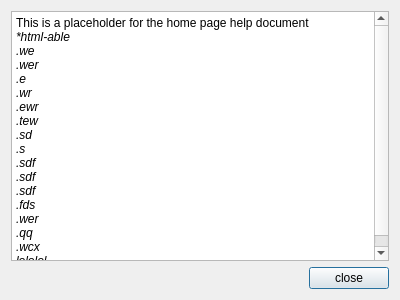
<?xml version="1.0" encoding="UTF-8"?>
<ui version="4.0">
 <class>HelpDialog</class>
 <widget class="QDialog" name="HelpDialog">
  <property name="geometry">
   <rect>
    <x>0</x>
    <y>0</y>
    <width>400</width>
    <height>300</height>
   </rect>
  </property>
  <property name="sizePolicy">
   <sizepolicy hsizetype="Minimum" vsizetype="MinimumExpanding">
    <horstretch>0</horstretch>
    <verstretch>0</verstretch>
   </sizepolicy>
  </property>
  <property name="windowTitle">
   <string>Help</string>
  </property>
  <layout class="QVBoxLayout" name="verticalLayout">
   <item>
    <widget class="QTextEdit" name="help_text">
     <property name="html">
      <string>&lt;!DOCTYPE HTML PUBLIC &quot;-//W3C//DTD HTML 4.0//EN&quot; &quot;http://www.w3.org/TR/REC-html40/strict.dtd&quot;&gt;
&lt;html&gt;&lt;head&gt;&lt;meta name=&quot;qrichtext&quot; content=&quot;1&quot; /&gt;&lt;style type=&quot;text/css&quot;&gt;
p, li { white-space: pre-wrap; }
&lt;/style&gt;&lt;/head&gt;&lt;body style=&quot; font-family:'Open Sans'; font-size:9pt; font-weight:400; font-style:normal;&quot;&gt;
&lt;p style=&quot; margin-top:0px; margin-bottom:0px; margin-left:0px; margin-right:0px; -qt-block-indent:0; text-indent:0px;&quot;&gt;This is a placeholder for the home page help document&lt;/p&gt;
&lt;p style=&quot; margin-top:0px; margin-bottom:0px; margin-left:0px; margin-right:0px; -qt-block-indent:0; text-indent:0px;&quot;&gt;&lt;span style=&quot; font-style:italic;&quot;&gt;*html-able&lt;/span&gt;&lt;/p&gt;
&lt;p style=&quot; margin-top:0px; margin-bottom:0px; margin-left:0px; margin-right:0px; -qt-block-indent:0; text-indent:0px;&quot;&gt;&lt;span style=&quot; font-style:italic;&quot;&gt;.we&lt;/span&gt;&lt;/p&gt;
&lt;p style=&quot; margin-top:0px; margin-bottom:0px; margin-left:0px; margin-right:0px; -qt-block-indent:0; text-indent:0px;&quot;&gt;&lt;span style=&quot; font-style:italic;&quot;&gt;.wer&lt;/span&gt;&lt;/p&gt;
&lt;p style=&quot; margin-top:0px; margin-bottom:0px; margin-left:0px; margin-right:0px; -qt-block-indent:0; text-indent:0px;&quot;&gt;&lt;span style=&quot; font-style:italic;&quot;&gt;.e&lt;/span&gt;&lt;/p&gt;
&lt;p style=&quot; margin-top:0px; margin-bottom:0px; margin-left:0px; margin-right:0px; -qt-block-indent:0; text-indent:0px;&quot;&gt;&lt;span style=&quot; font-style:italic;&quot;&gt;.wr&lt;/span&gt;&lt;/p&gt;
&lt;p style=&quot; margin-top:0px; margin-bottom:0px; margin-left:0px; margin-right:0px; -qt-block-indent:0; text-indent:0px;&quot;&gt;&lt;span style=&quot; font-style:italic;&quot;&gt;.ewr&lt;/span&gt;&lt;/p&gt;
&lt;p style=&quot; margin-top:0px; margin-bottom:0px; margin-left:0px; margin-right:0px; -qt-block-indent:0; text-indent:0px;&quot;&gt;&lt;span style=&quot; font-style:italic;&quot;&gt;.tew&lt;/span&gt;&lt;/p&gt;
&lt;p style=&quot; margin-top:0px; margin-bottom:0px; margin-left:0px; margin-right:0px; -qt-block-indent:0; text-indent:0px;&quot;&gt;&lt;span style=&quot; font-style:italic;&quot;&gt;.sd&lt;/span&gt;&lt;/p&gt;
&lt;p style=&quot; margin-top:0px; margin-bottom:0px; margin-left:0px; margin-right:0px; -qt-block-indent:0; text-indent:0px;&quot;&gt;&lt;span style=&quot; font-style:italic;&quot;&gt;.s&lt;/span&gt;&lt;/p&gt;
&lt;p style=&quot; margin-top:0px; margin-bottom:0px; margin-left:0px; margin-right:0px; -qt-block-indent:0; text-indent:0px;&quot;&gt;&lt;span style=&quot; font-style:italic;&quot;&gt;.sdf&lt;/span&gt;&lt;/p&gt;
&lt;p style=&quot; margin-top:0px; margin-bottom:0px; margin-left:0px; margin-right:0px; -qt-block-indent:0; text-indent:0px;&quot;&gt;&lt;span style=&quot; font-style:italic;&quot;&gt;.sdf&lt;/span&gt;&lt;/p&gt;
&lt;p style=&quot; margin-top:0px; margin-bottom:0px; margin-left:0px; margin-right:0px; -qt-block-indent:0; text-indent:0px;&quot;&gt;&lt;span style=&quot; font-style:italic;&quot;&gt;.sdf&lt;/span&gt;&lt;/p&gt;
&lt;p style=&quot; margin-top:0px; margin-bottom:0px; margin-left:0px; margin-right:0px; -qt-block-indent:0; text-indent:0px;&quot;&gt;&lt;span style=&quot; font-style:italic;&quot;&gt;.fds&lt;/span&gt;&lt;/p&gt;
&lt;p style=&quot; margin-top:0px; margin-bottom:0px; margin-left:0px; margin-right:0px; -qt-block-indent:0; text-indent:0px;&quot;&gt;&lt;span style=&quot; font-style:italic;&quot;&gt;.wer&lt;/span&gt;&lt;/p&gt;
&lt;p style=&quot; margin-top:0px; margin-bottom:0px; margin-left:0px; margin-right:0px; -qt-block-indent:0; text-indent:0px;&quot;&gt;&lt;span style=&quot; font-style:italic;&quot;&gt;.qq&lt;/span&gt;&lt;/p&gt;
&lt;p style=&quot; margin-top:0px; margin-bottom:0px; margin-left:0px; margin-right:0px; -qt-block-indent:0; text-indent:0px;&quot;&gt;&lt;span style=&quot; font-style:italic;&quot;&gt;.wcx&lt;/span&gt;&lt;/p&gt;
&lt;p style=&quot; margin-top:0px; margin-bottom:0px; margin-left:0px; margin-right:0px; -qt-block-indent:0; text-indent:0px;&quot;&gt;&lt;span style=&quot; font-style:italic;&quot;&gt;lololol&lt;/span&gt;&lt;/p&gt;&lt;/body&gt;&lt;/html&gt;</string>
     </property>
     <property name="textInteractionFlags">
      <set>Qt::NoTextInteraction</set>
     </property>
    </widget>
   </item>
   <item alignment="Qt::AlignRight">
    <widget class="QPushButton" name="close_button">
     <property name="sizePolicy">
      <sizepolicy hsizetype="Maximum" vsizetype="Fixed">
       <horstretch>0</horstretch>
       <verstretch>0</verstretch>
      </sizepolicy>
     </property>
     <property name="text">
      <string>close</string>
     </property>
    </widget>
   </item>
  </layout>
 </widget>
 <resources/>
 <connections/>
</ui>
